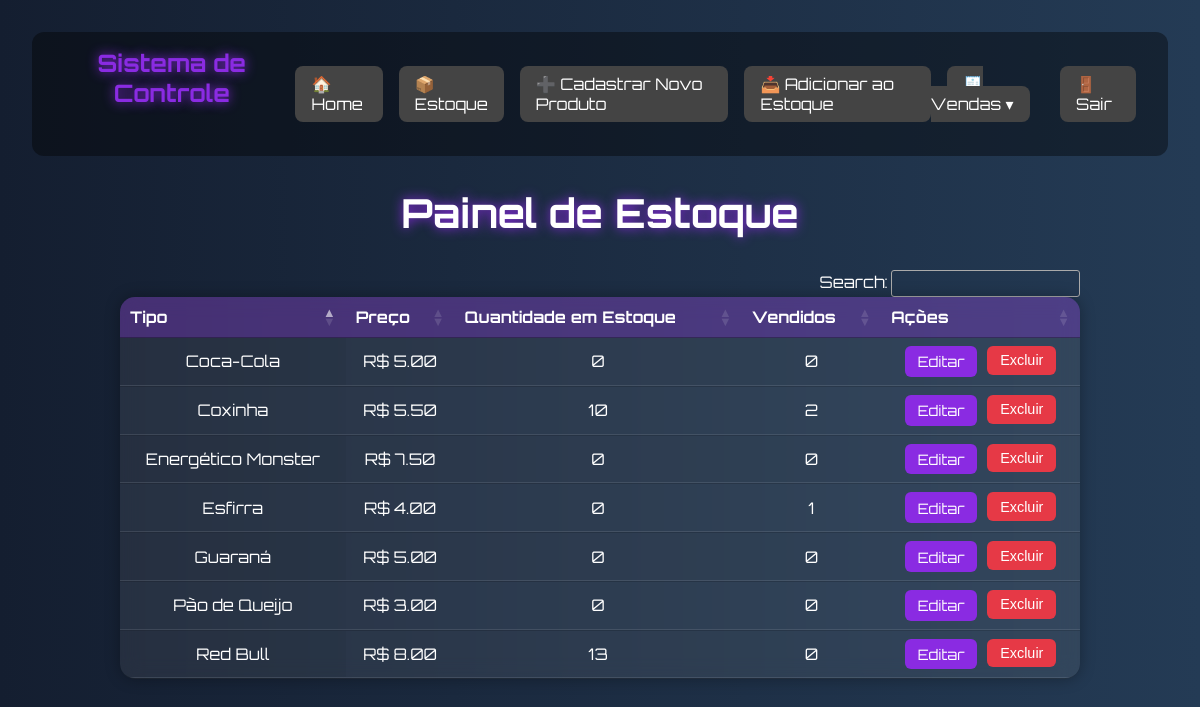
/painel (signed in), run on an earlier commit of the app's database.
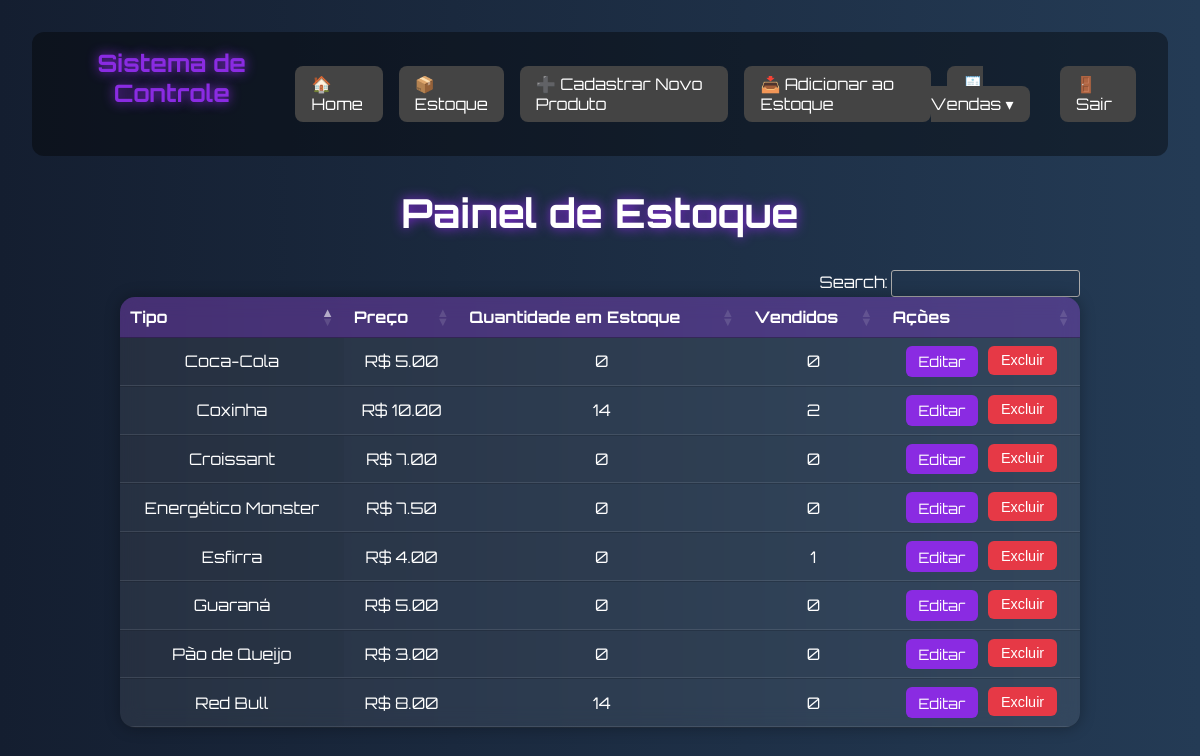
And on a later commit of the database.
### models.py (models this page shows)
class TipoProduto(db.Model):
    __tablename__ = 'tipo_produto'
    id = db.Column(db.Integer, primary_key=True, autoincrement=True)
    nome = db.Column(db.String(255), nullable=False, unique=True)
    categoria_id = db.Column(db.Integer, db.ForeignKey('categoria.id'), nullable=False)
    preco = db.Column(db.Numeric(10, 2), nullable=False)
    descricao = db.Column(db.Text)
    produtos = db.relationship('Produto', back_populates='tipo_produto', cascade="all, delete-orphan")

### routes.py (the view)
    @app.route('/painel')
    def painel():
        if 'usuario' not in session:
            return redirect(url_for('login_view'))
        tipos = TipoProduto.query.all()
        dados_estoque = []
        for tipo in tipos:
            produto = Produto.query.filter_by(tipo_produto_id=tipo.id).first()
            quantidade_estoque = produto.quantidade if produto else 0
            qtd_vendida = db.session.query(func.sum(ItemVenda.quantidade))\
                .filter(ItemVenda.tipo_produto_id == tipo.id)\
                .scalar() or 0
            dados_estoque.append({
                'id': produto.id if produto else None,
                'tipo': tipo.nome,
                'estoque': quantidade_estoque,
                'vendido': qtd_vendida,
                'preco': float(tipo.preco)
            })
        return render_template('painel.html', produtos=dados_estoque)

### templates/painel.html (shortened to what this page needs)
<!DOCTYPE html>
<html lang="pt-br">
{% extends 'base.html' %}
{% block content %}
<link rel="stylesheet" href="https://cdn.datatables.net/1.13.6/css/jquery.dataTables.min.css">
<h1>Painel de Estoque</h1>
<table id="estoque" class="display">
    <thead>
        <tr>
            <th>Tipo</th>
            <th>Preço</th>
            <th>Quantidade em Estoque</th>
            <th>Vendidos</th>
            <th>Ações</th>
        </tr>
    </thead>
    <tbody>
        {% for produto in produtos %}
        <tr>
            <td>{{ produto.tipo }}</td>
            <td>R$ {{ "%.2f"|format(produto.preco) }}</td>
            <td>{{ produto.estoque }}</td>
            <td>{{ produto.vendido }}</td>
            <td class="acoes">
                <a href="/editar-produto/{{ produto.id }}" class="btn-editar">Editar</a>
                <form action="/excluir-produto/{{ produto.id }}" method="POST" onsubmit="return confirm('Tem certeza que deseja excluir?')">
                    <button type="submit" class="btn-excluir">Excluir</button>
                </form>
            </td>
        </tr>
        {% endfor %}
    </tbody>
</table>
{% endblock %}

### templates/base.html (shortened to what this page needs)
<!DOCTYPE html>
<html lang="pt-br">
<head>
</head>
<body>
    <header>
        <h1>Sistema de Controle</h1>
        <nav>
            <a href="/home">🏠 Home</a>
            <a href="/painel">📦 Estoque</a>
            <a href="/cadastrar-produto">➕ Cadastrar Novo Produto</a>
            <a href="/adicionar-estoque">📥 Adicionar ao Estoque</a>
            <div class="menu-vendas">
                <a href="#">🧾 Vendas ▾</a>
            </div>
            <a href="/logout">🚪 Sair</a>
        </nav>
    </header>
    <div class="container">
        {% block content %}{% endblock %}
    </div>
</body>
</html>

### templates/base.html (style rules this page uses)
* { margin: 0; padding: 0; box-sizing: border-box; }
body { font-family: 'Orbitron', sans-serif; background: linear-gradient(120deg, #0f0c29, #302b63, #24243e); color: #fff; min-height: 100vh; padding: 2rem; }
header { background-color: rgba(0, 0, 0, 0.4); padding: 1rem 2rem; border-radius: 12px; margin-bottom: 2rem; display: flex; justify-content: space-between; align-items: center; }
header h1 { font-size: 1.5rem; color: #8a2be2; }
nav { display: flex; align-items: center; }
nav a { margin-left: 1rem; text-decoration: none; color: #fff; background-color: #444; padding: 0.5rem 1rem; border-radius: 8px; transition: background 0.3s ease; position: relative; }
.menu-vendas { position: relative; }
table { border-collapse: collapse; background: rgba(255, 255, 255, 0.1); backdrop-filter: blur(10px); border-radius: 15px; overflow: hidden; box-shadow: 0 0 20px rgba(0, 0, 0, 0.4); width: 80%; margin: 0 auto; }
th, td { padding: 1rem; text-align: center; }
th { background-color: rgba(138, 43, 226, 0.4); }
tr:nth-child(even) { background-color: rgba(255, 255, 255, 0.05); }
td { border-bottom: 1px solid rgba(255, 255, 255, 0.1); }
.container { max-width: 960px; margin: 0 auto; }

### templates/painel.html (style rules this page uses)
* { margin: 0; padding: 0; box-sizing: border-box; }
body { font-family: 'Orbitron', sans-serif; background: linear-gradient(to right, #141e30, #243b55); color: #fff; min-height: 100vh; padding: 2rem; }
h1 { text-align: center; margin-bottom: 2rem; font-size: 2.5rem; text-shadow: 0 0 12px #8a2be2; }
table { width: 90%; margin: 0 auto; border-collapse: collapse; background-color: rgba(255, 255, 255, 0.08); border-radius: 15px; overflow: hidden; box-shadow: 0 0 15px rgba(0,0,0,0.3); }
th, td { padding: 1rem; text-align: center; color: white; }
th { background-color: rgba(138, 43, 226, 0.3); font-weight: bold; }
tr:nth-child(even) { background-color: rgba(255, 255, 255, 0.04); }
.acoes { display: flex; justify-content: center; gap: 10px; }
.btn-editar, .btn-excluir { padding: 0.4rem 0.8rem; font-size: 0.9rem; border-radius: 6px; border: none; cursor: pointer; text-decoration: none; transition: background-color 0.2s; }
.btn-editar { background-color: #8a2be2; color: white; }
.btn-excluir { background-color: #e63946; color: white; }

What changed in the data, as far as the page shows it:
changed TipoProduto "Coxinha": preco "5.50" → "10.00"; estoque "10" → "14"
computed for TipoProduto "Red Bull": estoque "13" → "14"
added TipoProduto: tipo "Croissant", preco "7.00", estoque "0", vendido "0"
